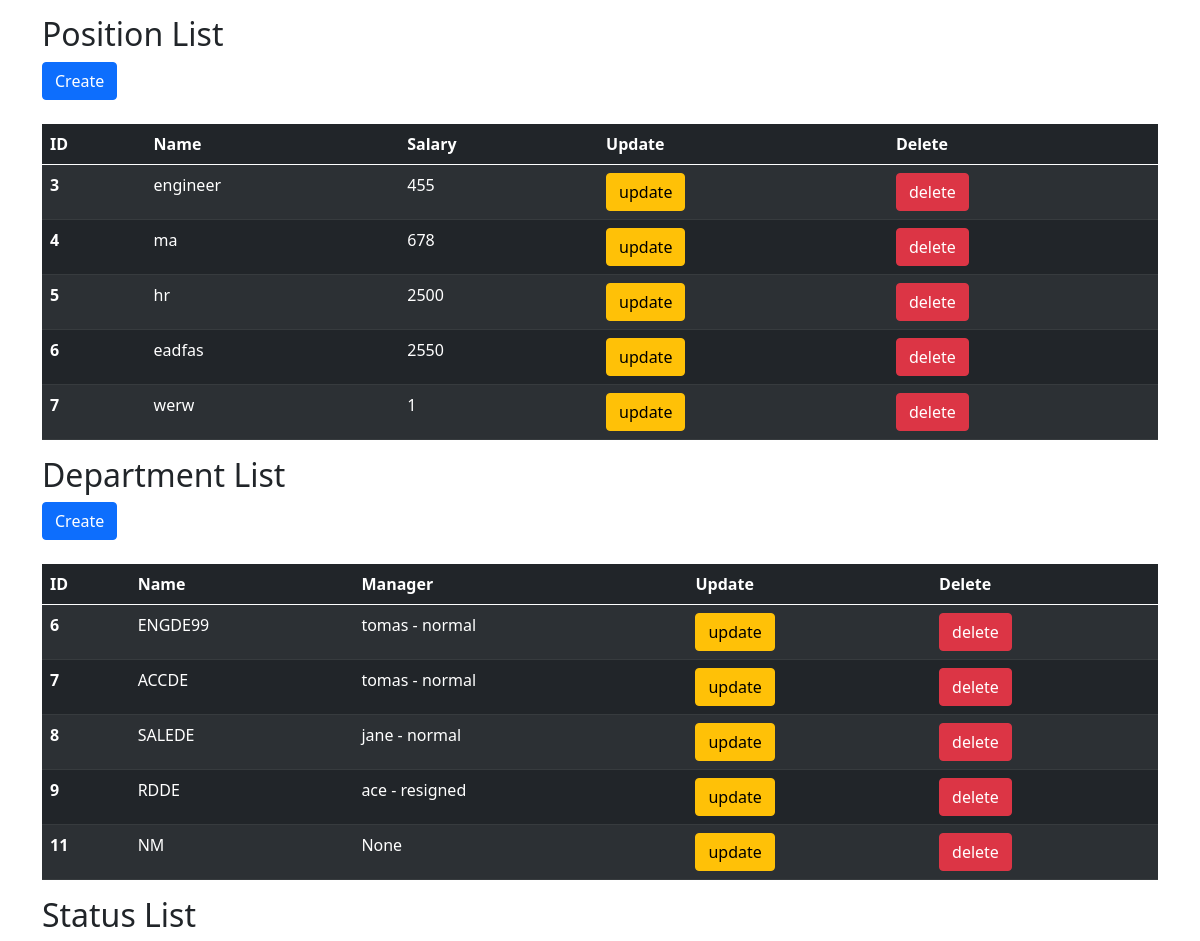
/database (signed in, middle part), run on an earlier commit of the app's database.
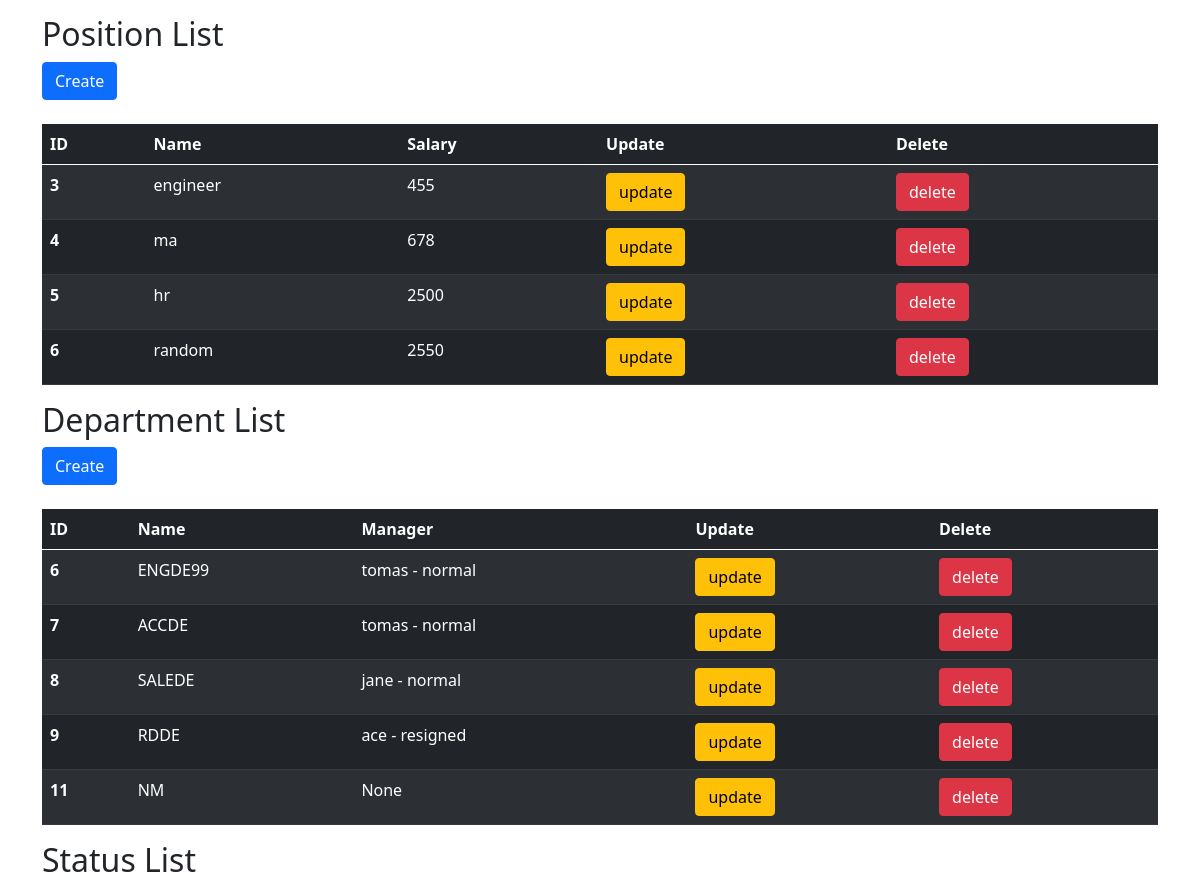
And on a later commit of the database.
### employeemanagement_apk/models.py (models this page shows, shortened)
class Position(models.Model):
    name = models.TextField(max_length=100, null=False)
    salary = models.IntegerField(null=False)

class Department(models.Model):
    name = models.CharField(max_length=100)
    manager = models.ForeignKey('Employee', on_delete=models.SET_NULL, null=True, default=None, blank=True, related_name='managed_department')

class Employee(models.Model):
    name = models.CharField(max_length=100)
    address = models.TextField(max_length=200)
    manager = models.BooleanField(default=False)
    status = models.ForeignKey(Status, on_delete=models.SET_NULL, null=True, default=None)
    image = models.ImageField(upload_to='images/')
    department = models.ForeignKey(Department, on_delete=models.SET_NULL, null=True, default=None, blank=True)
    position = models.ForeignKey(Position, on_delete=models.SET_NULL, null=True, default=None, blank=True)
    def __str__(self):
        return self.name + ' - ' + (self.status.em_status if self.status else 'No Status')

class Status(models.Model):
    em_status = models.CharField(max_length=100)

### employeemanagement_apk/views.py (the view)
# urls.py: path('database', views.database, name='database'),
@login_required(login_url='index')
def database(request):
    all_employee = Employee.objects.all()
    all_status = Status.objects.all()
    all_department = Department.objects.all()
    all_position = Position.objects.all()
    return render(request, 'database.html', {'all_employee': all_employee, 'all_status': all_status, 'all_department': all_department, 'all_position': all_position})

### employeemanagement_apk/templates/database.html (shortened to what this page needs)
{% extends "base.html" %}
{% block content %}
    <br>
    <br>
    <h2>Position List</h2>
    <a href="create/position" class="btn btn-primary">Create</a>
    <br>
    <br>
    <table class="table table-dark table-striped">
        <thead>
            <tr>
                <th scope="col">ID</th>
                <th scope="col">Name</th>
                <th scope="col">Salary</th>
                <th scope="col">Update</th>
                <th scope="col">Delete</th>
            </tr>
        </thead>
        <tbody>
            {% for position in all_position %}
            <tr>
                <th scope="row">{{position.id}}</th>
                <td>{{position.name}}</td>
                <td>{{position.salary}}</td>
                <td><a href="update/position/{{position.id}}" class="btn btn-warning">update</a></td>
                <td>
                    <a href="delete/position/{{position.id}}" class="btn btn-danger" onclick="return confirm('คุณต้องการลบ {{position.name}} หรือไม่ ?')">delete</a>
                </td>
            </tr>
            {% endfor %}
        </tbody>
    </table>
    <h2>Department List</h2>
    <a href="create/department" class="btn btn-primary">Create</a>
    <br>
    <br>
    <table class="table table-dark table-striped">
        <thead>
            <tr>
                <th scope="col">ID</th>
                <th scope="col">Name</th>
                <th scope="col">Manager</th>
                <th scope="col">Update</th>
                <th scope="col">Delete</th>
            </tr>
        </thead>
        <tbody>
            {% for department in all_department %}
            <tr>
                <th scope="row">{{department.id}}</th>
                <td>{{department.name}}</td>
                <td>{{department.manager}}</td>
                <td><a href="update/department/{{department.id}}" class="btn btn-warning">update</a></td>
                <td>
                    <a href="delete/department/{{department.id}}" class="btn btn-danger" onclick="return confirm('คุณต้องการลบ {{department.name}} หรือไม่ ?')">delete</a>
                </td>
            </tr>
            {% endfor %}
        </tbody>
    </table>
    <h2>Status List</h2>
      <br>
      <br>
{% endblock %}

### employeemanagement_apk/templates/base.html (shortened to what this page needs)
<!DOCTYPE html>
<html lang="en">
<head>
    <link href="https://cdn.jsdelivr.net/npm/bootstrap@5.0.2/dist/css/bootstrap.min.css" rel="stylesheet">
</head>
<body>
    <div class="container my-2">
        {% block content %}
        {%endblock%}
    </div>
</body>
</html>

What changed in the data, as far as the page shows it:
removed Position: id "7", name "werw", salary "1"
changed Position id 6: name "eadfas" → "random"
